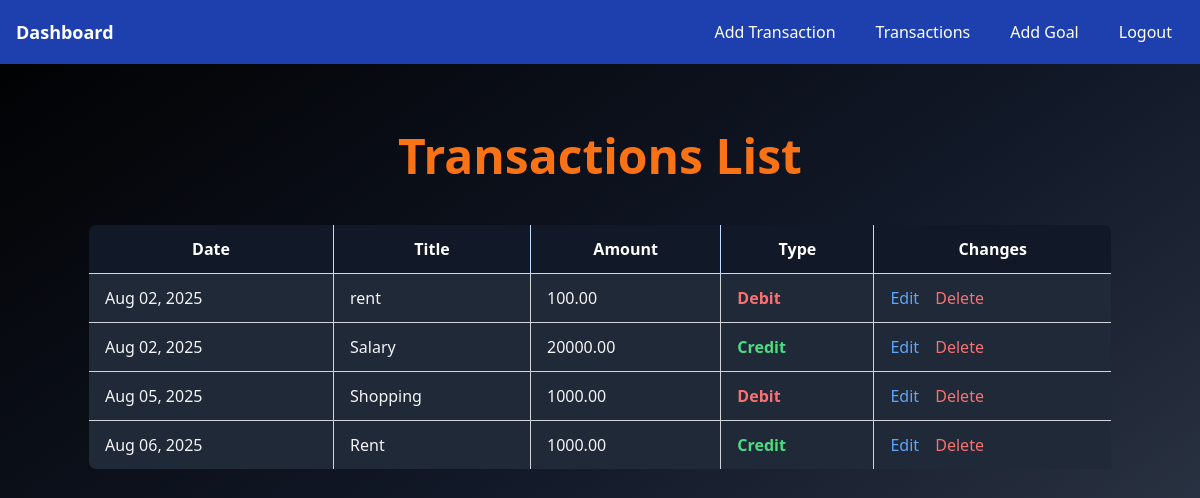
The page /show/ (signed in) on the database as committed earlier.
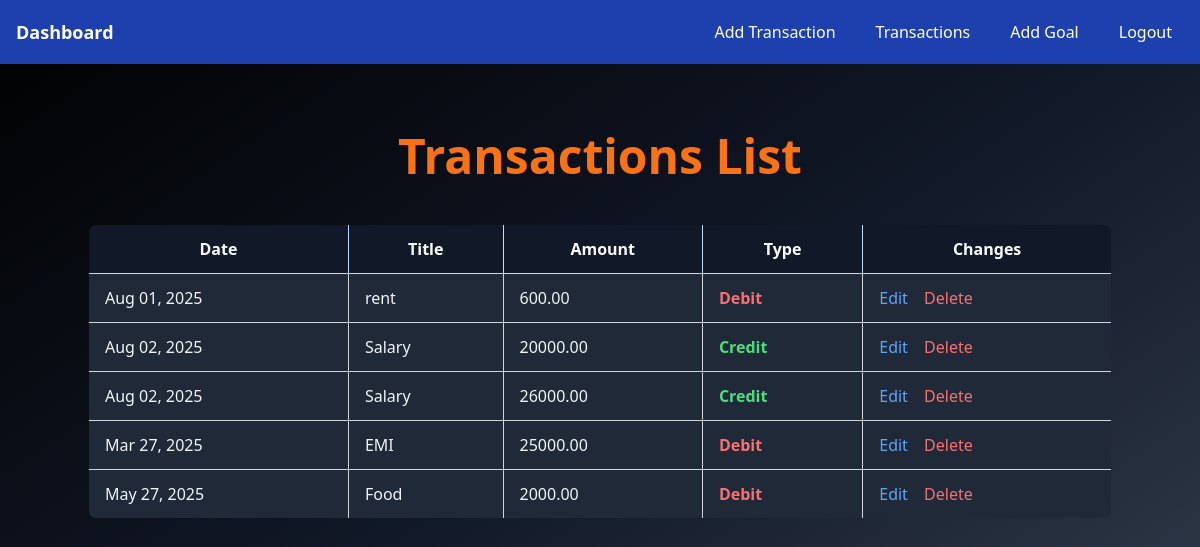
The same page on the database as committed later.
### financetrack/models.py (models this page shows, shortened)
class Transaction(models.Model):
    TRANSACTION_TYPES=[
        ('Income','Income'),
        ('Expense','Expense')
    ]
    user = models.ForeignKey(User,on_delete=models.CASCADE)
    title = models.CharField(max_length=255)
    amount = models.DecimalField( max_digits=10, decimal_places=3)
    transaction_type = models.CharField(max_length=10, choices= TRANSACTION_TYPES)
    date = models.DateTimeField()

### financetrack/views.py (the view)
# urls.py: path('show/',views.TransactionListView, name='show'),
@login_required
def TransactionListView(request):
    transactions=Transaction.objects.filter(user=request.user).exclude(id__isnull=True)
    return render(request, 'financetrack/transactionlist.html', {'transactions':transactions})

### financetrack/templates/financetrack/transactionlist.html (shortened to what this page needs)
{% extends "layouts/base.html" %}
{% block content %}
<div class="max-w-5xl mx-auto mt-10">
    <h1 class="text-orange-500 text-center text-[3rem] font-semibold mb-8">
        Transactions List
    </h1>
    <div class="overflow-x-auto">
        <table class="min-w-full border-collapse border border-blue-200 shadow-lg rounded-lg overflow-hidden">
            <thead>
                <tr class="bg-gray-900 text-white">
                    <th class="px-4 py-3 border border-blue-200">Date</th>
                    <th class="px-4 py-3 border border-blue-200">Title</th>
                    <th class="px-4 py-3 border border-blue-200">Amount</th>
                    <th class="px-4 py-3 border border-blue-200">Type</th>
                    <th class="px-4 py-3 border border-blue-200">Changes</th>
                </tr>
            </thead>
            <tbody class="bg-gray-800 text-gray-100">
                {% for transaction in transactions %}
                    <tr class="hover:bg-gray-700 transition">
                        <td class="px-4 py-3 border border-gray-300">
                            {{ transaction.date|date:"M d, Y" }}
                        </td>
                        <td class="px-4 py-3 border border-gray-300">
                            {{ transaction.title }}
                        </td>
                        <td class="px-4 py-3 border border-gray-300">
                            {{ transaction.amount|floatformat:2 }}
                        </td>
                        <td class="px-4 py-3 border border-gray-300">
                            {% if transaction.transaction_type == "Income" %}
                                <span class="text-green-400 font-semibold">Credit</span>
                            {% else %}
                                <span class="text-red-400 font-semibold">Debit</span>
                            {% endif %}
                        </td>
                        <td class="px-4 py-3 border border-gray-300">
                            <a href="{% url 'transaction_edit' transaction.pk %}"
                               class="text-blue-400 hover:underline mr-3">
                                Edit
                            </a>
                            <a href="{% url 'transaction_delete' transaction.pk %}"
                               class="text-red-400 hover:underline"
                               onclick="return confirm('Are you sure you want to delete this transaction?');">
                                Delete
                            </a>
                        </td>
                    </tr>
                {% empty %}
                    <tr>
                        <td colspan="5" class="px-4 py-3 text-center text-gray-400">
                            No transactions found.
                        </td>
                    </tr>
                {% endfor %}
            </tbody>
        </table>
    </div>
</div>
{% endblock content %}

### financetrack/templates/layouts/base.html (shortened to what this page needs)
<!DOCTYPE html>
<html lang="en">
<head>
    <script src="https://cdn.tailwindcss.com"></script>
    <link rel="stylesheet" href="https://cdnjs.cloudflare.com/ajax/libs/font-awesome/6.7.2/css/all.min.css">
</head>
<body class="bg-gradient-to-br from-black via-gray-900 to-gray-700 min-h-screen text-white">
    <nav class="bg-blue-800">
        <div class="max-w-7xl mx-auto px-4">
            <div class="flex justify-between items-center h-16">
                {% if user.is_authenticated %}
                <a href="{% url 'dashboard' %}" class="text-lg font-bold">Dashboard</a>
                {% else %}
                <a href="{% url 'login' %}" class="text-lg font-bold">Finance App</a>
                {% endif %}
                <div class="hidden md:flex space-x-4">
                    {% if user.is_authenticated %}
                        <a href="{% url 'transaction' %}" class="hover:bg-blue-600 px-3 py-2 rounded">Add Transaction</a>
                        <a href="{% url 'show' %}" class="hover:bg-blue-600 px-3 py-2 rounded">Transactions</a>
                        <a href="{% url 'goal' %}" class="hover:bg-blue-600 px-3 py-2 rounded">Add Goal</a>
                         <form id="logout-form" action="{% url 'logout' %}" method="POST" class="flex items-center">
            <button type="submit" class="hover:bg-blue-600 px-3 py-2 rounded">Logout</button>
        </form>
                    {% else %}
                        <a href="{% url 'register' %}" class="hover:bg-blue-600 px-3 py-2 rounded">Register</a>
                        <a href="{% url 'login' %}" class="hover:bg-blue-600 px-3 py-2 rounded">Login</a>
                    {% endif %}
                </div>
            </div>
        </div>
    </nav>
    <main class="p-4">
        {% block content %}{% endblock content %}
    </main>
</body>
</html>

Rows that differ between the two databases and show on the page:
removed Transaction: transaction_type "Debit"
removed Transaction: transaction_type "Credit"
changed Transaction "rent": date "Aug 02, 2025" → "Aug 01, 2025"; amount "100.00" → "600.00"
added Transaction: transaction_type "Credit"
added Transaction: transaction_type "Debit"
added Transaction: transaction_type "Debit"
